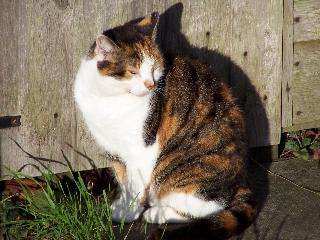
%> input picture 2019472_Assignment2/inputs/15_19_s.jpg, 320 x 240 px
$ octave --eval "m_2019472_q2('../../../2019472_Assignment2/inputs/15_19_s.jpg');"   (GNU Octave 9; MATLAB toolbox functions it lacks are replaced by stand-ins)
%> lines starting %> are read from the running program, lines starting %| are printed output that depends on the picture
function [] = m_2019472_q2(imName)

close all;
path = 'C:\Users\hp\Desktop\Manvi\Semesters\6th_WinterSemester\ComputerVision\ComputerVision22\2019472_Assignment3\';

Image = imread(strcat(path, 'inputs\', imName));
%> Image is the input picture: size 240x320x3 uint8; mean R, G, B 119.1, 108.3, 90.5
[r, c, ~] = size(Image);
%> r = 240; c = 320

% Turn to grayscale to get the coordinates
gImage = rgb2gray(Image);
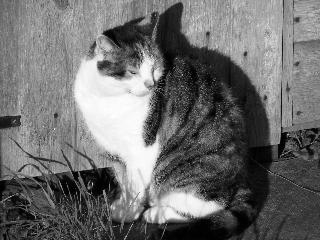
%> gImage: size 240x320 uint8; min 0, max 255, mean 109.5
[y, x] = find(gImage ~= 0);
%> y = 76743 values from 1 to 240; x = 76743 values from 1 to 320
coor = [x, y];


featureImage = reshape(double(Image), [r*c, 3]);
%> (the run ends here)
